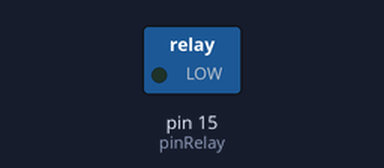
This sketch was run on a simulated Arduino Uno, built with avr-gcc and run on an emulated ATmega328P. Shown: switched loads named in the sketch (green lamp = pin HIGH).

Above: at 1.0 s.
At 3.0 s:
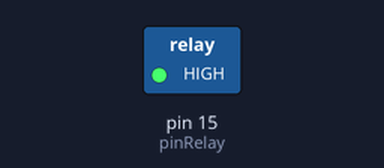
Timing chart, 0 to 5.2 s (numbered marks = the images above):
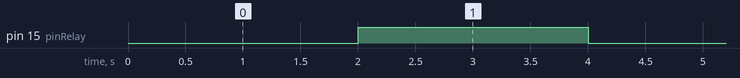

Measured:
- by itself, pin 15 (pinRelay): alternates HIGH for 2.0 s and LOW for 2.0 s

The sketch:

sesi-17-relay.ino
```cpp
#define pinRelay 15

void setup() {
  // put your setup code here, to run once:
  pinMode(pinRelay, OUTPUT);
}

void loop() {
  // put your main code here, to run repeatedly:
  digitalWrite(pinRelay, LOW);
  delay(2000);
  digitalWrite(pinRelay, HIGH);
  delay(2000);
}
```
